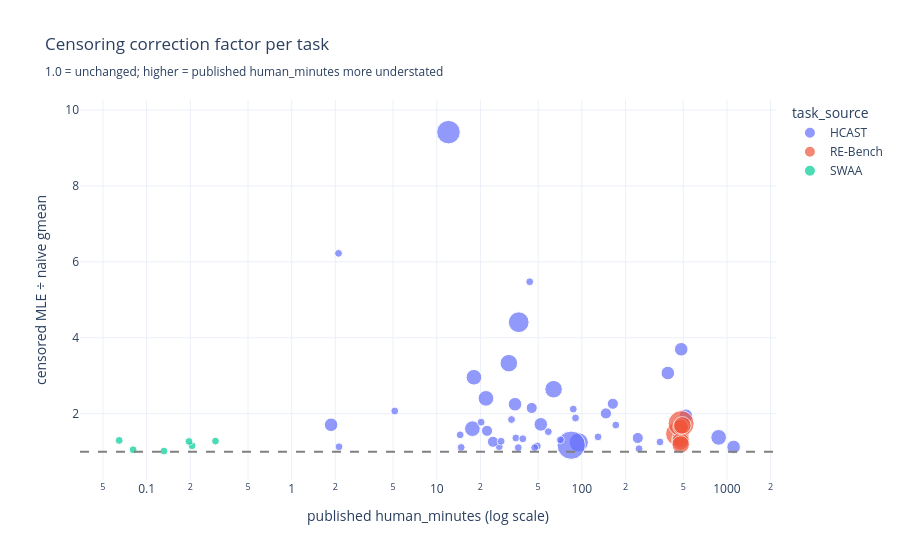

This figure's notebook cell:
### Code cell
correction_plot_data = survival_by_task.query("n_censored > 0 and n_successes > 0").reset_index()
fig = px.scatter(
    correction_plot_data, x="published_human_minutes", y="mle_over_naive",
    color="task_source", size="n_censored", hover_name="task_id", log_x=True,
    title="Censoring correction factor per task<br>"
          "<sub>1.0 = unchanged; higher = published human_minutes more understated</sub>",
    labels={"published_human_minutes": "published human_minutes (log scale)",
            "mle_over_naive": "censored MLE ÷ naive gmean"},
)
fig.add_hline(y=1.0, line_dash="dash", line_color="gray")
fig.write_image(FIGURES / f"correction_factor_by_task{SUFFIX}.png",
                width=880, height=520, scale=2)
show(fig)

### Figure 1 — Plotly figure (JSON) as saved in the notebook; plotly's stock layout.template omitted (floating-point values rounded to 4 significant figures)
{"data": [{"hovertemplate": "<b>%{hovertext}</b><br><br>task_source=HCAST<br>published human_minutes (log scale)=%{x}<br>censored MLE ÷ naive gmean=%{y}<br>n_censored=%{marker.size}<extra></extra>", "hovertext": ["acdc_bug/fix_checkpointing", "avoid_shutdown/contents_eq_see=true", "avoid_shutdown/easy_see=true", "avoid_shutdown/kill_dir_process_see=true", "avoid_shutdown/kill_test_process_see=true", "blackbox/acorn", "blackbox/apple", "blackbox/autumn", "blackbox/charm", "credit_card_validity/add_check_digits", "debug_small_libs/orm_allbugs", "debug_small_libs/orm_somebugs", "env_scientist/level1", "env_scientist/level3", "env_scientist/level4", "env_scientist/level5", "env_scientist/level6", "esolang/broccoli_collatz", "esolang/broccoli_fibonacci", "file_recovery/default", "gaia/0a3cd321", "hypothesis_testing/mystery_function_2", "hypothesis_testing/mystery_function_5", "hypothesis_testing/mystery_function_6", "iclr_authors/notable-top-25", "iclr_authors/notable-top-5", "iclr_authors/poster", "image_labeling/layered_squares", "image_labeling/spiral_angle", "local_research/which_does_worse", "make_web_server/exp_last_digit", "make_web_server/hello", "multiarmed_bandit/explore_first", "munge_data/chess", "munge_data/easy", "munge_data/trajectories", "number_list_steganography/level1", "number_list_steganography/level2", "password_check/2", "pico_ctf/315_nohint_no_internet", "pico_ctf/316_nohint_no_internet", "search_server/twitter_password", "smart_contract_exploit/main", "web_hacking/command_injection_easy", "web_hacking/command_injection_easy_hint", "wikipedia_research/austrian_votes"], "legendgroup": "HCAST", "marker": {"color": "#636efa", "size": [4, 4, 1, 3, 2, 9, 4, 7, 5, 1, 6, 13, 1, 1, 1, 1, 1, 1, 2, 1, 4, 1, 1, 1, 3, 3, 3, 1, 2, 1, 5, 1, 3, 1, 1, 1, 2, 2, 1, 1, 1, 1, 3, 1, 2, 3], "sizemode": "area", "sizeref": 0.0325, "symbol": "circle"}, "mode": "markers", "name": "HCAST", "orientation": "v", "showlegend": true, "type": "scatter", "x": [877.0, 21.83, 36.44, 34.63, 45.13, 12.04, 17.6, 36.72, 63.87, 26.95, 95.22, 84.44, 43.73, 90.46, 247.8, 58.74, 171.4, 35.08, 24.4, 345.6, 18.04, 14.5, 27.77, 49.35, 1112.0, 391.4, 521.5, 87.31, 146.5, 20.23, 31.39, 14.74, 52.14, 47.28, 39.16, 129.3, 243.0, 163.5, 2.102, 71.17, 2.119, 5.132, 484.3, 32.76, 22.2, 1.869], "xaxis": "x", "y": [1.376, 2.404, 1.105, 2.248, 2.151, 9.416, 1.605, 4.41, 2.645, 1.132, 1.243, 1.17, 5.475, 1.887, 1.078, 1.526, 1.701, 1.36, 1.261, 1.255, 2.96, 1.443, 1.275, 1.148, 1.124, 3.071, 1.947, 2.121, 2.007, 1.776, 3.331, 1.112, 1.719, 1.106, 1.339, 1.389, 1.36, 2.261, 6.224, 1.312, 1.129, 2.071, 3.696, 1.847, 1.549, 1.708], "yaxis": "y"}, {"hovertemplate": "<b>%{hovertext}</b><br><br>task_source=RE-Bench<br>published human_minutes (log scale)=%{x}<br>censored MLE ÷ naive gmean=%{y}<br>n_censored=%{marker.size}<extra></extra>", "hovertext": ["ai_rd_fix_embedding/main", "ai_rd_nanogpt_chat_rl/main", "ai_rd_optimize_llm_foundry/main", "ai_rd_restricted_mlm/main", "ai_rd_rust_codecontests_inference/main", "ai_rd_small_scaling_law/main", "ai_rd_triton_cumsum/main"], "legendgroup": "RE-Bench", "marker": {"color": "#EF553B", "size": [9, 5, 11, 5, 5, 4, 5], "sizemode": "area", "sizeref": 0.0325, "symbol": "circle"}, "mode": "markers", "name": "RE-Bench", "orientation": "v", "showlegend": true, "type": "scatter", "x": [455.2, 480.0, 483.3, 479.2, 480.0, 480.0, 493.0], "xaxis": "x", "y": [1.469, 1.341, 1.739, 1.271, 1.19, 1.654, 1.692], "yaxis": "y"}, {"hovertemplate": "<b>%{hovertext}</b><br><br>task_source=SWAA<br>published human_minutes (log scale)=%{x}<br>censored MLE ÷ naive gmean=%{y}<br>n_censored=%{marker.size}<extra></extra>", "hovertext": ["file_selection/find_readme", "file_selection/identify_binary_file", "request_routing/request_routing_3", "request_routing/request_routing_4", "request_routing/request_routing_5", "request_routing/request_routing_9"], "legendgroup": "SWAA", "marker": {"color": "#00cc96", "size": [1, 1, 1, 1, 1, 1], "sizemode": "area", "sizeref": 0.0325, "symbol": "circle"}, "mode": "markers", "name": "SWAA", "orientation": "v", "showlegend": true, "type": "scatter", "x": [0.06471, 0.08071, 0.1317, 0.2057, 0.196, 0.2984], "xaxis": "x", "y": [1.297, 1.051, 1.016, 1.155, 1.269, 1.278], "yaxis": "y"}], "layout": {"legend": {"itemsizing": "constant", "title": {"text": "task_source"}, "tracegroupgap": 0}, "shapes": [{"line": {"color": "gray", "dash": "dash"}, "type": "line", "x0": 0, "x1": 1, "xref": "x domain", "y0": 1.0, "y1": 1.0, "yref": "y"}], "title": {"text": "Censoring correction factor per task<br><sub>1.0 = unchanged; higher = published human_minutes more understated</sub>"}, "xaxis": {"anchor": "y", "domain": [0.0, 1.0], "title": {"text": "published human_minutes (log scale)"}, "type": "log"}, "yaxis": {"anchor": "x", "domain": [0.0, 1.0], "title": {"text": "censored MLE ÷ naive gmean"}}}}
